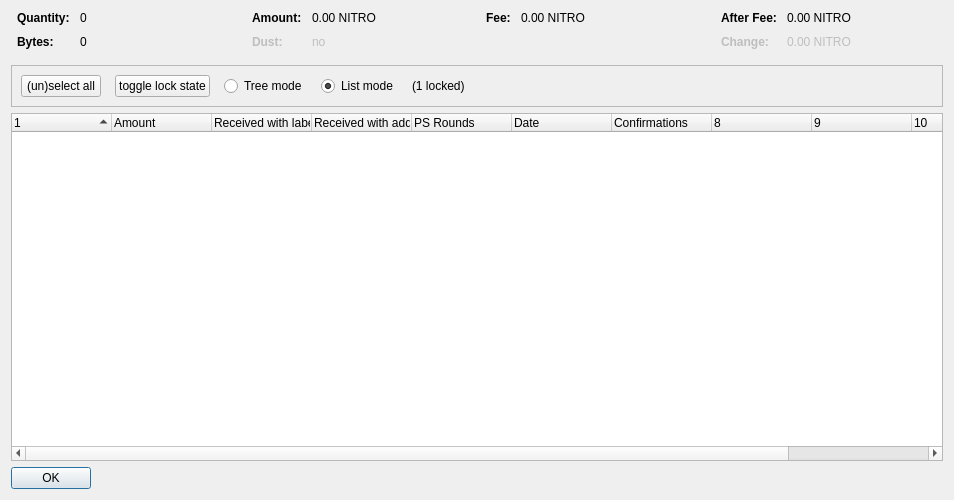
<?xml version="1.0" encoding="UTF-8"?>
<ui version="4.0">
 <class>CoinControlDialog</class>
 <widget class="QDialog" name="CoinControlDialog">
  <property name="geometry">
   <rect>
    <x>0</x>
    <y>0</y>
    <width>954</width>
    <height>500</height>
   </rect>
  </property>
  <property name="windowTitle">
   <string>Coin Selection</string>
  </property>
  <layout class="QVBoxLayout" name="verticalLayout">
   <item>
    <layout class="QHBoxLayout" name="horizontalLayoutTop" stretch="0,0,0,0">
     <property name="topMargin">
      <number>0</number>
     </property>
     <property name="bottomMargin">
      <number>10</number>
     </property>
     <item>
      <layout class="QFormLayout" name="formLayoutCoinControl1">
       <property name="horizontalSpacing">
        <number>10</number>
       </property>
       <property name="verticalSpacing">
        <number>10</number>
       </property>
       <property name="leftMargin">
        <number>6</number>
       </property>
       <property name="rightMargin">
        <number>6</number>
       </property>
       <item row="0" column="0">
        <widget class="QLabel" name="labelCoinControlQuantityText">
         <property name="font">
          <font>
           <weight>75</weight>
           <bold>true</bold>
          </font>
         </property>
         <property name="text">
          <string>Quantity:</string>
         </property>
        </widget>
       </item>
       <item row="0" column="1">
        <widget class="QLabel" name="labelCoinControlQuantity">
         <property name="cursor">
          <cursorShape>IBeamCursor</cursorShape>
         </property>
         <property name="contextMenuPolicy">
          <enum>Qt::ActionsContextMenu</enum>
         </property>
         <property name="text">
          <string notr="true">0</string>
         </property>
         <property name="textInteractionFlags">
          <set>Qt::LinksAccessibleByMouse|Qt::TextSelectableByKeyboard|Qt::TextSelectableByMouse</set>
         </property>
        </widget>
       </item>
       <item row="1" column="0">
        <widget class="QLabel" name="labelCoinControlBytesText">
         <property name="font">
          <font>
           <weight>75</weight>
           <bold>true</bold>
          </font>
         </property>
         <property name="text">
          <string>Bytes:</string>
         </property>
        </widget>
       </item>
       <item row="1" column="1">
        <widget class="QLabel" name="labelCoinControlBytes">
         <property name="cursor">
          <cursorShape>IBeamCursor</cursorShape>
         </property>
         <property name="contextMenuPolicy">
          <enum>Qt::ActionsContextMenu</enum>
         </property>
         <property name="text">
          <string notr="true">0</string>
         </property>
         <property name="textInteractionFlags">
          <set>Qt::LinksAccessibleByMouse|Qt::TextSelectableByKeyboard|Qt::TextSelectableByMouse</set>
         </property>
        </widget>
       </item>
      </layout>
     </item>
     <item>
      <layout class="QFormLayout" name="formLayoutCoinControl2">
       <property name="horizontalSpacing">
        <number>10</number>
       </property>
       <property name="verticalSpacing">
        <number>10</number>
       </property>
       <property name="leftMargin">
        <number>6</number>
       </property>
       <property name="rightMargin">
        <number>6</number>
       </property>
       <item row="0" column="0">
        <widget class="QLabel" name="labelCoinControlAmountText">
         <property name="font">
          <font>
           <weight>75</weight>
           <bold>true</bold>
          </font>
         </property>
         <property name="text">
          <string>Amount:</string>
         </property>
        </widget>
       </item>
       <item row="0" column="1">
        <widget class="QLabel" name="labelCoinControlAmount">
         <property name="cursor">
          <cursorShape>IBeamCursor</cursorShape>
         </property>
         <property name="contextMenuPolicy">
          <enum>Qt::ActionsContextMenu</enum>
         </property>
         <property name="text">
          <string notr="true">0.00 NITRO</string>
         </property>
         <property name="textInteractionFlags">
          <set>Qt::LinksAccessibleByMouse|Qt::TextSelectableByKeyboard|Qt::TextSelectableByMouse</set>
         </property>
        </widget>
       </item>
       <item row="1" column="0">
        <widget class="QLabel" name="labelCoinControlLowOutputText">
         <property name="enabled">
          <bool>false</bool>
         </property>
         <property name="font">
          <font>
           <weight>75</weight>
           <bold>true</bold>
          </font>
         </property>
         <property name="text">
          <string>Dust:</string>
         </property>
        </widget>
       </item>
       <item row="1" column="1">
        <widget class="QLabel" name="labelCoinControlLowOutput">
         <property name="enabled">
          <bool>false</bool>
         </property>
         <property name="cursor">
          <cursorShape>IBeamCursor</cursorShape>
         </property>
         <property name="contextMenuPolicy">
          <enum>Qt::ActionsContextMenu</enum>
         </property>
         <property name="text">
          <string notr="true">no</string>
         </property>
         <property name="textInteractionFlags">
          <set>Qt::LinksAccessibleByMouse|Qt::TextSelectableByKeyboard|Qt::TextSelectableByMouse</set>
         </property>
        </widget>
       </item>
      </layout>
     </item>
     <item>
      <layout class="QFormLayout" name="formLayoutCoinControl3">
       <property name="horizontalSpacing">
        <number>10</number>
       </property>
       <property name="verticalSpacing">
        <number>10</number>
       </property>
       <property name="leftMargin">
        <number>6</number>
       </property>
       <property name="rightMargin">
        <number>6</number>
       </property>
       <item row="0" column="0">
        <widget class="QLabel" name="labelCoinControlFeeText">
         <property name="font">
          <font>
           <weight>75</weight>
           <bold>true</bold>
          </font>
         </property>
         <property name="text">
          <string>Fee:</string>
         </property>
        </widget>
       </item>
       <item row="0" column="1">
        <widget class="QLabel" name="labelCoinControlFee">
         <property name="cursor">
          <cursorShape>IBeamCursor</cursorShape>
         </property>
         <property name="contextMenuPolicy">
          <enum>Qt::ActionsContextMenu</enum>
         </property>
         <property name="text">
          <string notr="true">0.00 NITRO</string>
         </property>
         <property name="textInteractionFlags">
          <set>Qt::LinksAccessibleByMouse|Qt::TextSelectableByKeyboard|Qt::TextSelectableByMouse</set>
         </property>
        </widget>
       </item>
      </layout>
     </item>
     <item>
      <layout class="QFormLayout" name="formLayoutCoinControl4">
       <property name="horizontalSpacing">
        <number>10</number>
       </property>
       <property name="verticalSpacing">
        <number>10</number>
       </property>
       <property name="leftMargin">
        <number>6</number>
       </property>
       <property name="rightMargin">
        <number>6</number>
       </property>
       <item row="0" column="0">
        <widget class="QLabel" name="labelCoinControlAfterFeeText">
         <property name="font">
          <font>
           <weight>75</weight>
           <bold>true</bold>
          </font>
         </property>
         <property name="text">
          <string>After Fee:</string>
         </property>
        </widget>
       </item>
       <item row="0" column="1">
        <widget class="QLabel" name="labelCoinControlAfterFee">
         <property name="cursor">
          <cursorShape>IBeamCursor</cursorShape>
         </property>
         <property name="contextMenuPolicy">
          <enum>Qt::ActionsContextMenu</enum>
         </property>
         <property name="text">
          <string notr="true">0.00 NITRO</string>
         </property>
         <property name="textInteractionFlags">
          <set>Qt::LinksAccessibleByMouse|Qt::TextSelectableByKeyboard|Qt::TextSelectableByMouse</set>
         </property>
        </widget>
       </item>
       <item row="1" column="0">
        <widget class="QLabel" name="labelCoinControlChangeText">
         <property name="enabled">
          <bool>false</bool>
         </property>
         <property name="font">
          <font>
           <weight>75</weight>
           <bold>true</bold>
          </font>
         </property>
         <property name="text">
          <string>Change:</string>
         </property>
        </widget>
       </item>
       <item row="1" column="1">
        <widget class="QLabel" name="labelCoinControlChange">
         <property name="enabled">
          <bool>false</bool>
         </property>
         <property name="cursor">
          <cursorShape>IBeamCursor</cursorShape>
         </property>
         <property name="contextMenuPolicy">
          <enum>Qt::ActionsContextMenu</enum>
         </property>
         <property name="text">
          <string notr="true">0.00 NITRO</string>
         </property>
         <property name="textInteractionFlags">
          <set>Qt::LinksAccessibleByMouse|Qt::TextSelectableByKeyboard|Qt::TextSelectableByMouse</set>
         </property>
        </widget>
       </item>
      </layout>
     </item>
    </layout>
   </item>
   <item>
    <widget class="QFrame" name="frame">
     <property name="minimumSize">
      <size>
       <width>0</width>
       <height>40</height>
      </size>
     </property>
     <property name="frameShape">
      <enum>QFrame::StyledPanel</enum>
     </property>
     <property name="frameShadow">
      <enum>QFrame::Sunken</enum>
     </property>
     <layout class="QHBoxLayout" name="horizontalLayout">
      <item>
       <layout class="QHBoxLayout" name="horizontalLayoutPanel" stretch="0,0,0,0,0,0">
        <property name="spacing">
         <number>14</number>
        </property>
        <item>
         <widget class="QPushButton" name="pushButtonSelectAll">
          <property name="sizePolicy">
           <sizepolicy hsizetype="Maximum" vsizetype="Fixed">
            <horstretch>0</horstretch>
            <verstretch>0</verstretch>
           </sizepolicy>
          </property>
          <property name="text">
           <string>(un)select all</string>
          </property>
          <property name="autoDefault">
           <bool>false</bool>
          </property>
         </widget>
        </item>
        <item>
         <widget class="QPushButton" name="pushButtonToggleLock">
          <property name="sizePolicy">
           <sizepolicy hsizetype="Maximum" vsizetype="Fixed">
            <horstretch>0</horstretch>
            <verstretch>0</verstretch>
           </sizepolicy>
          </property>
          <property name="text">
           <string>toggle lock state</string>
          </property>
          <property name="autoDefault">
           <bool>false</bool>
          </property>
         </widget>
        </item>
        <item>
         <widget class="QRadioButton" name="radioTreeMode">
          <property name="sizePolicy">
           <sizepolicy hsizetype="Maximum" vsizetype="Fixed">
            <horstretch>0</horstretch>
            <verstretch>0</verstretch>
           </sizepolicy>
          </property>
          <property name="text">
           <string>Tree mode</string>
          </property>
         </widget>
        </item>
        <item>
         <widget class="QRadioButton" name="radioListMode">
          <property name="sizePolicy">
           <sizepolicy hsizetype="Maximum" vsizetype="Fixed">
            <horstretch>0</horstretch>
            <verstretch>0</verstretch>
           </sizepolicy>
          </property>
          <property name="text">
           <string>List mode</string>
          </property>
          <property name="checked">
           <bool>true</bool>
          </property>
         </widget>
        </item>
        <item>
         <widget class="QLabel" name="labelLocked">
          <property name="text">
           <string>(1 locked)</string>
          </property>
         </widget>
        </item>
        <item>
         <spacer name="horizontalSpacer">
          <property name="orientation">
           <enum>Qt::Horizontal</enum>
          </property>
          <property name="sizeHint" stdset="0">
           <size>
            <width>40</width>
            <height>20</height>
           </size>
          </property>
         </spacer>
        </item>
       </layout>
      </item>
     </layout>
    </widget>
   </item>
   <item>
    <widget class="CoinControlTreeWidget" name="treeWidget">
     <property name="contextMenuPolicy">
      <enum>Qt::CustomContextMenu</enum>
     </property>
     <property name="sortingEnabled">
      <bool>false</bool>
     </property>
     <property name="columnCount">
      <number>11</number>
     </property>
     <attribute name="headerShowSortIndicator" stdset="0">
      <bool>true</bool>
     </attribute>
     <attribute name="headerStretchLastSection">
      <bool>false</bool>
     </attribute>
     <column>
      <property name="text">
       <string/>
      </property>
     </column>
     <column>
      <property name="text">
       <string>Amount</string>
      </property>
     </column>
     <column>
      <property name="text">
       <string>Received with label</string>
      </property>
     </column>
     <column>
      <property name="text">
       <string>Received with address</string>
      </property>
     </column>
     <column>
      <property name="text">
       <string>PS Rounds</string>
      </property>
     </column>
     <column>
      <property name="text">
       <string>Date</string>
      </property>
     </column>
     <column>
      <property name="text">
       <string>Confirmations</string>
      </property>
      <property name="toolTip">
       <string>Confirmed</string>
      </property>
     </column>
     <column>
      <property name="text">
       <string/>
      </property>
     </column>
     <column>
      <property name="text">
       <string/>
      </property>
     </column>
     <column>
      <property name="text">
       <string/>
      </property>
     </column>
     <column>
      <property name="text">
       <string/>
      </property>
     </column>
    </widget>
   </item>
   <item>
    <widget class="QDialogButtonBox" name="buttonBox">
     <property name="sizePolicy">
      <sizepolicy hsizetype="Maximum" vsizetype="Fixed">
       <horstretch>0</horstretch>
       <verstretch>0</verstretch>
      </sizepolicy>
     </property>
     <property name="orientation">
      <enum>Qt::Horizontal</enum>
     </property>
     <property name="standardButtons">
      <set>QDialogButtonBox::Ok</set>
     </property>
    </widget>
   </item>
  </layout>
 </widget>
 <customwidgets>
  <customwidget>
   <class>CoinControlTreeWidget</class>
   <extends>QTreeWidget</extends>
   <header>coincontroltreewidget.h</header>
  </customwidget>
 </customwidgets>
 <resources/>
 <connections/>
</ui>
